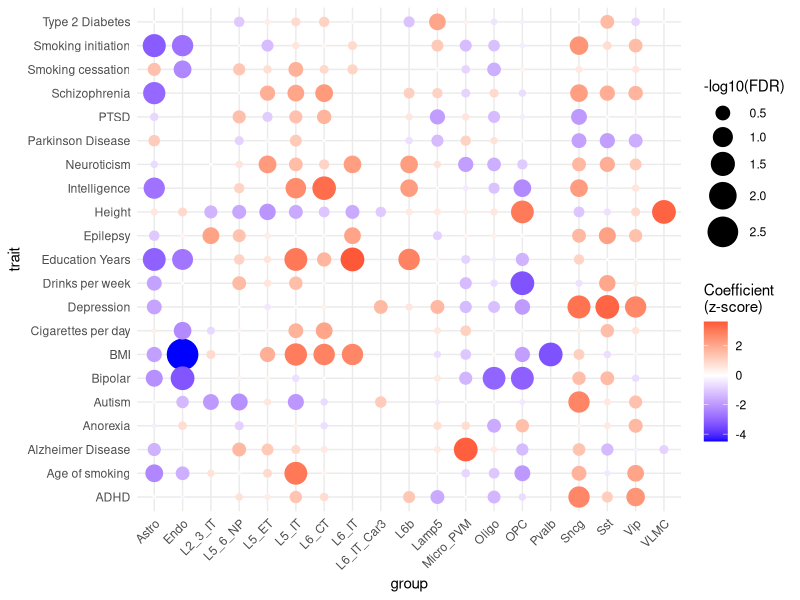
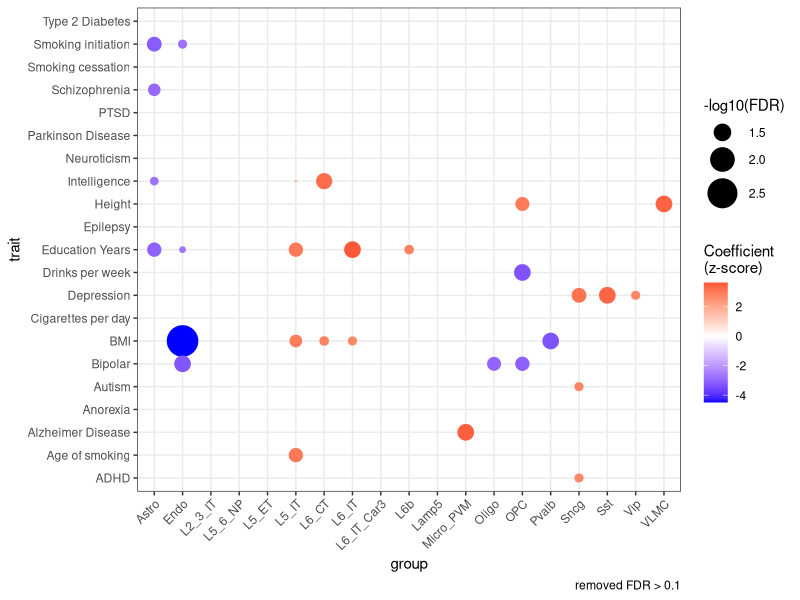

Write R code to recreate these figures, in order.
setwd('/dcs04/lieber/marmaypag/spatialdACC_LIBD4125/spatialdACC/')

library(ggplot2)
library(RColorBrewer)
library(here)

###load LDSC results
ldsc_results <- read.csv(file=here::here('code','17-2_LDSC_enrichment',
                         'snRNA-seq','ldsc_results.csv'))

##########dotplots#############
###make -log10FDR column
ldsc_results$log10fdr <- -log10(ldsc_results$FDR)

####to make nmf only###
#ldsc_results <- ldsc_results[ldsc_results$cell %in% paste0('nmf',c(1:100)),]

####to remove FDR > 0.05
#ldsc_results<-ldsc_results[ldsc_results$FDR<0.05,]

###plot
pdf(here('plots','17-2_LDSC_enrichment','snRNA-seq','ldsc_results.pdf'),width=10,height=10)

ggplot(ldsc_results, aes(x = cell, y = trait, size = log10fdr, color = Coefficient_z.score)) +
    geom_point() +
    scale_size_continuous(range = c(0, 10)) + # Set minimum size to zero for the size scale
    scale_color_gradient2(low = 'blue', high = 'red', midpoint = 0,
                          name = "Coefficient\n(z-score)") +
    theme_minimal() +
    theme(axis.text.x = element_text(angle = 45, hjust = 1)) +
    labs(size = "-log10(FDR)",x='group')

ggplot(ldsc_results, aes(x = cell, y = trait, size = ifelse(FDR > 0.1, NA, log10fdr), color = Coefficient_z.score)) +
    geom_point() +
    scale_size_continuous(range = c(0, 10)) + # Set minimum size to zero for the size scale
    scale_color_gradient2(low = 'blue', high = 'red', midpoint = 0,
                          name = "Coefficient\n(z-score)") +
    theme_bw() +
    theme(axis.text.x = element_text(angle = 45, hjust = 1)) +
    labs(size = "-log10(FDR)",x='group',
         caption = "removed FDR > 0.1")

dev.off()
